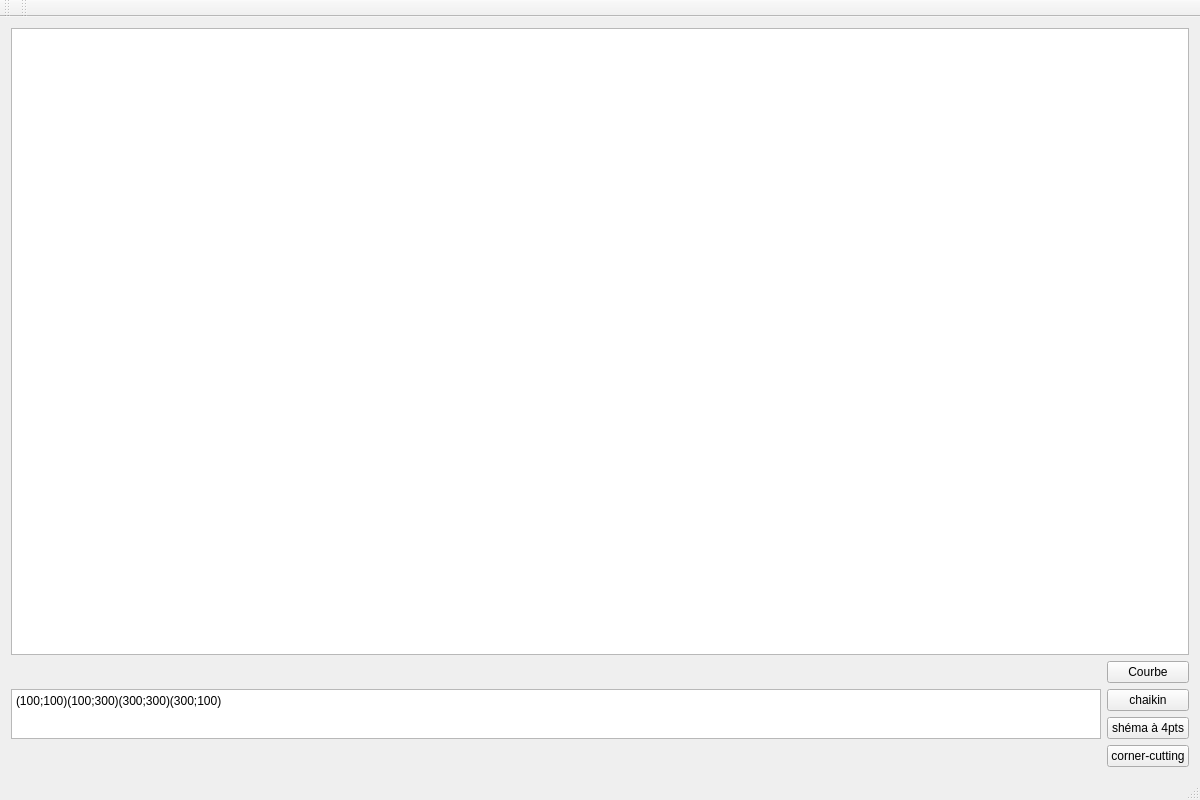
<?xml version="1.0" encoding="UTF-8"?>
<ui version="4.0">
 <class>MainWindow</class>
 <widget class="QMainWindow" name="MainWindow">
  <property name="geometry">
   <rect>
    <x>0</x>
    <y>0</y>
    <width>1200</width>
    <height>800</height>
   </rect>
  </property>
  <property name="windowTitle">
   <string>MainWindow</string>
  </property>
  <widget class="QWidget" name="centralWidget">
   <layout class="QVBoxLayout" name="verticalLayout_2">
    <item>
     <widget class="QGraphicsView" name="graphicsView">
      <property name="minimumSize">
       <size>
        <width>500</width>
        <height>400</height>
       </size>
      </property>
     </widget>
    </item>
    <item>
     <layout class="QHBoxLayout" name="horizontalLayout">
      <item>
       <layout class="QVBoxLayout" name="verticalLayout">
        <item>
         <widget class="QPlainTextEdit" name="zonePoints">
          <property name="maximumSize">
           <size>
            <width>1000000</width>
            <height>50</height>
           </size>
          </property>
          <property name="plainText">
           <string>(100;100)(100;300)(300;300)(300;100)</string>
          </property>
         </widget>
        </item>
       </layout>
      </item>
      <item>
       <layout class="QVBoxLayout" name="zoneBoutons">
        <item>
         <widget class="QPushButton" name="Courbe">
          <property name="text">
           <string>Courbe</string>
          </property>
         </widget>
        </item>
        <item>
         <widget class="QPushButton" name="chaikin">
          <property name="text">
           <string>chaikin</string>
          </property>
         </widget>
        </item>
        <item>
         <widget class="QPushButton" name="QuatrePts">
          <property name="text">
           <string>shéma à 4pts</string>
          </property>
         </widget>
        </item>
        <item>
         <widget class="QPushButton" name="cornerCutting">
          <property name="text">
           <string>corner-cutting</string>
          </property>
         </widget>
        </item>
       </layout>
      </item>
     </layout>
    </item>
   </layout>
  </widget>
  <widget class="QMenuBar" name="menuBar">
   <property name="geometry">
    <rect>
     <x>0</x>
     <y>0</y>
     <width>1200</width>
     <height>20</height>
    </rect>
   </property>
  </widget>
  <widget class="QToolBar" name="mainToolBar">
   <attribute name="toolBarArea">
    <enum>TopToolBarArea</enum>
   </attribute>
   <attribute name="toolBarBreak">
    <bool>false</bool>
   </attribute>
  </widget>
  <widget class="QStatusBar" name="statusBar"/>
  <widget class="QToolBar" name="toolBar">
   <property name="windowTitle">
    <string>toolBar</string>
   </property>
   <attribute name="toolBarArea">
    <enum>TopToolBarArea</enum>
   </attribute>
   <attribute name="toolBarBreak">
    <bool>false</bool>
   </attribute>
  </widget>
 </widget>
 <layoutdefault spacing="6" margin="11"/>
 <resources/>
 <connections/>
</ui>
